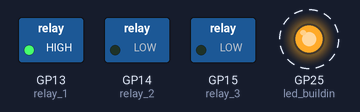
Bench run of a program on a simulated Raspberry Pi Pico running MicroPython. Parts: switched loads named in the program (green lamp = pin HIGH), output pins drawn as LEDs (lit = HIGH). Dashed ring = blinking.

Above: at 0.2 s.
Timing chart, 0 to 3.0 s (numbered marks = the images above):
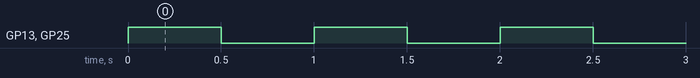

Measured:
- by itself, GP13 (relay_1), GP25 (led_buildin): alternates HIGH for 0.50 s and LOW for 0.50 s

The program:

blinking.py
```python
from machine import Pin
import utime
import network
import machine


#led_pin = Pin('WL_GPIO0',machine.Pin.OUT) # Inbuild LED pin number name
led_buildin = Pin("LED", Pin.OUT)	# they recoment to use inbuild LED
relay_1 = Pin(13,Pin.OUT)
relay_2 = Pin(14,Pin.OUT)
relay_3 = Pin(15,Pin.OUT)


while True:
    led_buildin.on()
    relay_1.on()
    utime.sleep_ms(500)
    led_buildin.off()
    relay_1.off()
    utime.sleep_ms(500)
```
